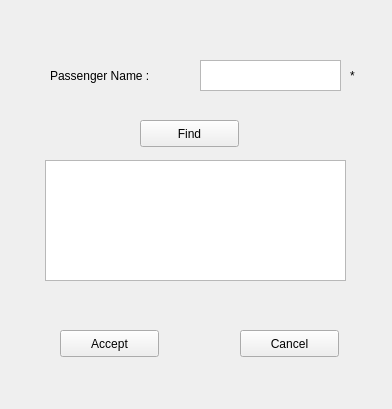
<?xml version="1.0" encoding="UTF-8"?>
<ui version="4.0">
 <class>AcceptRequest</class>
 <widget class="QWidget" name="AcceptRequest">
  <property name="geometry">
   <rect>
    <x>0</x>
    <y>0</y>
    <width>392</width>
    <height>409</height>
   </rect>
  </property>
  <property name="windowTitle">
   <string>Form</string>
  </property>
  <widget class="QLabel" name="label">
   <property name="geometry">
    <rect>
     <x>50</x>
     <y>60</y>
     <width>131</width>
     <height>31</height>
    </rect>
   </property>
   <property name="text">
    <string>Passenger Name :</string>
   </property>
  </widget>
  <widget class="QPlainTextEdit" name="Passenger">
   <property name="geometry">
    <rect>
     <x>200</x>
     <y>60</y>
     <width>141</width>
     <height>31</height>
    </rect>
   </property>
   <property name="cursor" stdset="0">
    <cursorShape>IBeamCursor</cursorShape>
   </property>
  </widget>
  <widget class="QPushButton" name="FindBtn">
   <property name="geometry">
    <rect>
     <x>140</x>
     <y>120</y>
     <width>99</width>
     <height>27</height>
    </rect>
   </property>
   <property name="cursor">
    <cursorShape>PointingHandCursor</cursorShape>
   </property>
   <property name="text">
    <string>Find</string>
   </property>
  </widget>
  <widget class="QTextBrowser" name="Info">
   <property name="geometry">
    <rect>
     <x>45</x>
     <y>160</y>
     <width>301</width>
     <height>121</height>
    </rect>
   </property>
  </widget>
  <widget class="QPushButton" name="AcceptBtn">
   <property name="geometry">
    <rect>
     <x>60</x>
     <y>330</y>
     <width>99</width>
     <height>27</height>
    </rect>
   </property>
   <property name="cursor">
    <cursorShape>PointingHandCursor</cursorShape>
   </property>
   <property name="text">
    <string>Accept</string>
   </property>
  </widget>
  <widget class="QPushButton" name="CancelBtn">
   <property name="geometry">
    <rect>
     <x>240</x>
     <y>330</y>
     <width>99</width>
     <height>27</height>
    </rect>
   </property>
   <property name="cursor">
    <cursorShape>PointingHandCursor</cursorShape>
   </property>
   <property name="text">
    <string>Cancel</string>
   </property>
  </widget>
  <widget class="QLabel" name="label_2">
   <property name="geometry">
    <rect>
     <x>350</x>
     <y>60</y>
     <width>16</width>
     <height>31</height>
    </rect>
   </property>
   <property name="styleSheet">
    <string notr="true">color : 'red'</string>
   </property>
   <property name="text">
    <string>*</string>
   </property>
  </widget>
  <widget class="QLabel" name="label_3">
   <property name="geometry">
    <rect>
     <x>0</x>
     <y>0</y>
     <width>391</width>
     <height>411</height>
    </rect>
   </property>
   <property name="text">
    <string/>
   </property>
   <property name="pixmap">
    <pixmap>c4.jpg</pixmap>
   </property>
  </widget>
  <zorder>label_3</zorder>
  <zorder>label</zorder>
  <zorder>Passenger</zorder>
  <zorder>FindBtn</zorder>
  <zorder>Info</zorder>
  <zorder>AcceptBtn</zorder>
  <zorder>CancelBtn</zorder>
  <zorder>label_2</zorder>
 </widget>
 <resources/>
 <connections/>
</ui>
